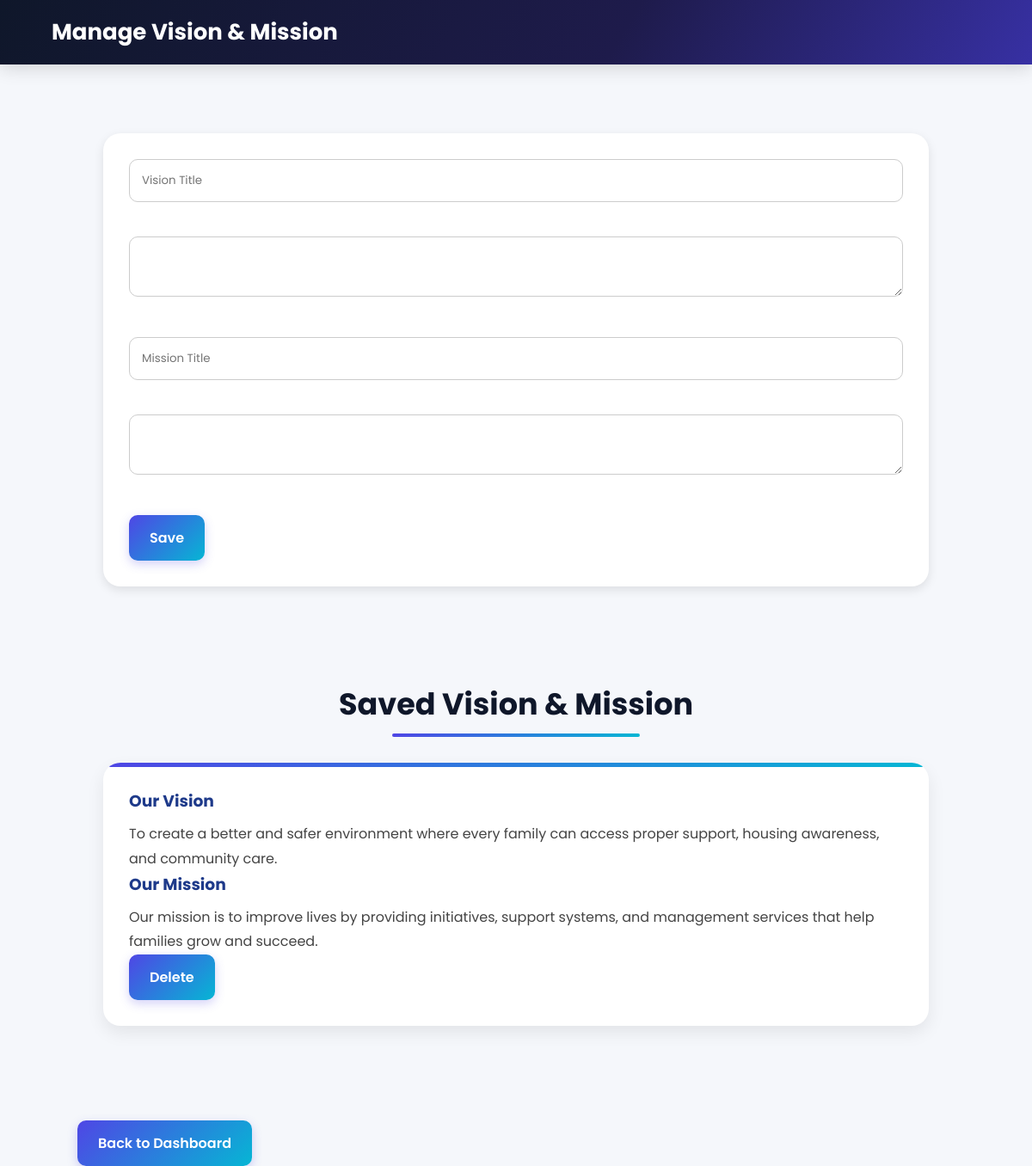
The page /manage-vision (signed in) on the database its author committed.
### tables this page shows
CREATE TABLE vision_mission(
    id INTEGER PRIMARY KEY AUTOINCREMENT,
    vision_title TEXT,
    vision_description TEXT,
    mission_title TEXT,
    mission_description TEXT
    );

### app.py (the view, shortened to what this page needs)
@app.route('/manage-vision', methods=['GET', 'POST'])
def manage_vision():
    if 'name' not in session:
        return redirect('/login')
    conn = sqlite3.connect("student.db")
    cursor = conn.cursor()
    cursor.execute("SELECT * FROM vision_mission")
    vision_data = cursor.fetchall()
    conn.close()
    return render_template(
        "manage_vision.html",
        vision_data=vision_data
    )

### templates/manage_vision.html (shortened to what this page needs)
<!DOCTYPE html>
<html>
<head>
    <link rel="stylesheet" href="{{ url_for('static', filename='style.css') }}">
</head>
<body>
<header>
    <h1>Manage Vision & Mission</h1>
</header>
<div class="container">
    <section>
        <form method="POST">
            <input type="text"
                   name="vision_title"
                   placeholder="Vision Title"
                   required>
            <br><br>
            <textarea
                name="vision_description"
                placeholder="Vision Description"
                required>
            </textarea>
            <br><br>
            <input type="text"
                   name="mission_title"
                   placeholder="Mission Title"
                   required>
            <br><br>
            <textarea
                name="mission_description"
                placeholder="Mission Description"
                required>
            </textarea>
            <br><br>
            <button type="submit">
                Save
            </button>
        </form>
    </section>
    <section>
        <h2>Saved Vision & Mission</h2>
        {% for item in vision_data %}
        <div class="card">
            <h3>{{ item[1] }}</h3>
            <p>{{ item[2] }}</p>
            <h3>{{ item[3] }}</h3>
            <p>{{ item[4] }}</p>
            <a href="/delete-vision/{{ item[0] }}">
                <button type="button">
                    Delete
                </button>
            </a>
        </div>
        {% endfor %}
    </section>
    <a href="/dashboard">
        <button type="button">
            Back to Dashboard
        </button>
    </a>
</div>
</body>
</html>

### static/style.css (style rules this page uses)
:root { --primary: #4f46e5; --primary-light: #6366f1; --primary-dark: #3730a3; --secondary: #06b6d4; --teal: #0d9488; --teal-light: #14b8a6; --amber: #d97706; --amber-light: #f59e0b; --rose: #e11d48; --rose-light: #fb7185; --dark: #0f172a; --gray: #64748b; --light-bg: #f5f7fb; }
* { margin: 0; padding: 0; box-sizing: border-box; font-family: 'Poppins', Arial, sans-serif; }
html { overflow-x: hidden; scroll-behavior: smooth; }
body { background: var(--light-bg); overflow-x: hidden; }
nav, header { background: linear-gradient( 120deg, var(--dark) 0%, #1e1b4b 60%, var(--primary-dark) 100% ); padding: 18px 60px; display: flex; flex-wrap: wrap; justify-content: space-between; align-items: center; position: sticky; top: 0; z-index: 100; row-gap: 12px; box-shadow: 0 4px 20px rgba(0, 0, 0, 0.15); }
header h1 { color: white; margin: 0; font-size: 26px; font-weight: 700; }
.container { width: 85%; max-width: 1200px; margin: auto; margin-top: 50px; }
section { margin-bottom: 50px; padding: 30px; }
section h2 { text-align: center; font-size: 35px; font-weight: 700; color: #0f172a; margin-bottom: 30px; position: relative; display: inline-block; left: 50%; transform: translateX(-50%); }
section h2::after { content: ''; width: 70%; height: 4px; background: linear-gradient( 90deg, var(--primary), var(--secondary) ); display: block; margin: auto; margin-top: 8px; border-radius: 10px; }
.card { background: white; border-radius: 20px; padding: 30px; margin-bottom: 30px; box-shadow: 0 8px 20px rgba(0, 0, 0, 0.08); transition: 0.3s; position: relative; overflow: hidden; }
.card::before { content: ''; position: absolute; top: 0; left: 0; right: 0; height: 5px; background: linear-gradient( 90deg, var(--primary), var(--secondary) ); }
.card h3 { color: #1e3a8a; margin-bottom: 10px; }
.card p { line-height: 1.8; color: #444; }
button { background: linear-gradient( 135deg, var(--primary), var(--secondary) ); color: white; border: none; padding: 14px 24px; border-radius: 10px; cursor: pointer; font-size: 16px; font-weight: 600; box-shadow: 0 4px 12px rgba(79, 70, 229, 0.25); transition: transform 0.2s ease, box-shadow 0.2s ease, filter 0.2s ease; }
form { background: white; padding: 30px; border-radius: 20px; box-shadow: 0 4px 12px rgba(0, 0, 0, 0.1); }
input, textarea { width: 100%; padding: 14px; margin-bottom: 15px; border: 1px solid #ccc; border-radius: 10px; outline: none; }

### rows shown on the page
vision_mission: vision_title "Our Vision", vision_description "To create a better and safer environment where every family can access proper support, housing awareness, and community care.", mission_title "Our Mission", mission_description "Our mission is to improve lives by providing initiatives, support systems, and management services that help families grow and succeed."
